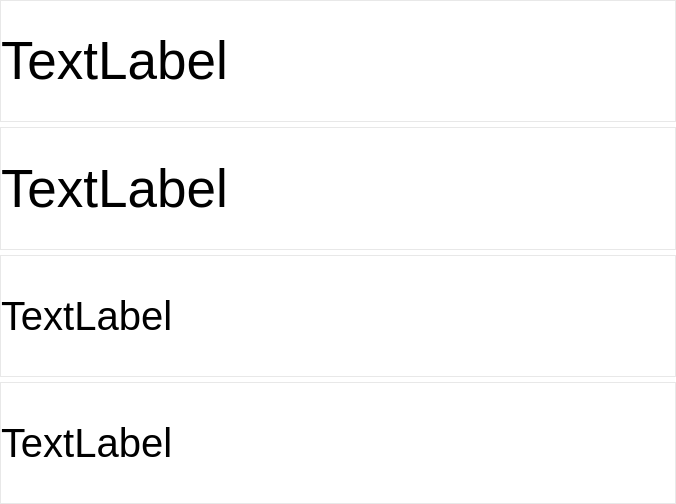
<?xml version="1.0" encoding="UTF-8"?>
<ui version="4.0">
 <class>SysInfoWidget</class>
 <widget class="QWidget" name="SysInfoWidget">
  <property name="geometry">
   <rect>
    <x>0</x>
    <y>0</y>
    <width>676</width>
    <height>504</height>
   </rect>
  </property>
  <property name="windowTitle">
   <string>Form</string>
  </property>
  <property name="styleSheet">
   <string notr="true">background-color: rgba(255, 255, 255,150);</string>
  </property>
  <layout class="QVBoxLayout" name="verticalLayout">
   <property name="spacing">
    <number>0</number>
   </property>
   <property name="leftMargin">
    <number>0</number>
   </property>
   <property name="topMargin">
    <number>0</number>
   </property>
   <property name="rightMargin">
    <number>0</number>
   </property>
   <property name="bottomMargin">
    <number>0</number>
   </property>
   <item>
    <widget class="QFrame" name="cpu_info_frame">
     <property name="styleSheet">
      <string notr="true">background-color: rgba(255, 255, 255,100);</string>
     </property>
     <property name="frameShape">
      <enum>QFrame::StyledPanel</enum>
     </property>
     <property name="frameShadow">
      <enum>QFrame::Raised</enum>
     </property>
     <layout class="QHBoxLayout" name="horizontalLayout" stretch="200,0,600">
      <property name="spacing">
       <number>0</number>
      </property>
      <property name="leftMargin">
       <number>0</number>
      </property>
      <property name="topMargin">
       <number>0</number>
      </property>
      <property name="rightMargin">
       <number>0</number>
      </property>
      <property name="bottomMargin">
       <number>0</number>
      </property>
      <item>
       <widget class="QLabel" name="cpu_info_label">
        <property name="font">
         <font>
          <pointsize>40</pointsize>
         </font>
        </property>
        <property name="text">
         <string>TextLabel</string>
        </property>
       </widget>
      </item>
      <item>
       <spacer name="horizontalSpacer">
        <property name="orientation">
         <enum>Qt::Horizontal</enum>
        </property>
        <property name="sizeType">
         <enum>QSizePolicy::Fixed</enum>
        </property>
        <property name="sizeHint" stdset="0">
         <size>
          <width>5</width>
          <height>20</height>
         </size>
        </property>
       </spacer>
      </item>
      <item>
       <widget class="QGraph" name="cpu_info_widget" native="true"/>
      </item>
     </layout>
    </widget>
   </item>
   <item>
    <spacer name="verticalSpacer">
     <property name="orientation">
      <enum>Qt::Vertical</enum>
     </property>
     <property name="sizeType">
      <enum>QSizePolicy::Fixed</enum>
     </property>
     <property name="sizeHint" stdset="0">
      <size>
       <width>20</width>
       <height>5</height>
      </size>
     </property>
    </spacer>
   </item>
   <item>
    <widget class="QFrame" name="cpu_temp_frame">
     <property name="styleSheet">
      <string notr="true">background-color: rgba(255, 255, 255,100);</string>
     </property>
     <property name="frameShape">
      <enum>QFrame::StyledPanel</enum>
     </property>
     <property name="frameShadow">
      <enum>QFrame::Raised</enum>
     </property>
     <layout class="QHBoxLayout" name="horizontalLayout_2" stretch="200,0,600">
      <property name="spacing">
       <number>0</number>
      </property>
      <property name="leftMargin">
       <number>0</number>
      </property>
      <property name="topMargin">
       <number>0</number>
      </property>
      <property name="rightMargin">
       <number>0</number>
      </property>
      <property name="bottomMargin">
       <number>0</number>
      </property>
      <item>
       <widget class="QLabel" name="cpu_temp_label">
        <property name="font">
         <font>
          <pointsize>40</pointsize>
         </font>
        </property>
        <property name="text">
         <string>TextLabel</string>
        </property>
       </widget>
      </item>
      <item>
       <spacer name="horizontalSpacer_2">
        <property name="orientation">
         <enum>Qt::Horizontal</enum>
        </property>
        <property name="sizeType">
         <enum>QSizePolicy::Fixed</enum>
        </property>
        <property name="sizeHint" stdset="0">
         <size>
          <width>5</width>
          <height>20</height>
         </size>
        </property>
       </spacer>
      </item>
      <item>
       <widget class="QGraph" name="cpu_temp_widget" native="true"/>
      </item>
     </layout>
    </widget>
   </item>
   <item>
    <spacer name="verticalSpacer_2">
     <property name="orientation">
      <enum>Qt::Vertical</enum>
     </property>
     <property name="sizeType">
      <enum>QSizePolicy::Fixed</enum>
     </property>
     <property name="sizeHint" stdset="0">
      <size>
       <width>20</width>
       <height>5</height>
      </size>
     </property>
    </spacer>
   </item>
   <item>
    <widget class="QFrame" name="mem_info_frame">
     <property name="styleSheet">
      <string notr="true">background-color: rgba(255, 255, 255,100);</string>
     </property>
     <property name="frameShape">
      <enum>QFrame::StyledPanel</enum>
     </property>
     <property name="frameShadow">
      <enum>QFrame::Raised</enum>
     </property>
     <layout class="QHBoxLayout" name="horizontalLayout_3" stretch="200,0,600">
      <property name="spacing">
       <number>0</number>
      </property>
      <property name="leftMargin">
       <number>0</number>
      </property>
      <property name="topMargin">
       <number>0</number>
      </property>
      <property name="rightMargin">
       <number>0</number>
      </property>
      <property name="bottomMargin">
       <number>0</number>
      </property>
      <item>
       <widget class="QLabel" name="mem_info_label">
        <property name="font">
         <font>
          <pointsize>30</pointsize>
         </font>
        </property>
        <property name="text">
         <string>TextLabel</string>
        </property>
       </widget>
      </item>
      <item>
       <spacer name="horizontalSpacer_3">
        <property name="orientation">
         <enum>Qt::Horizontal</enum>
        </property>
        <property name="sizeType">
         <enum>QSizePolicy::Fixed</enum>
        </property>
        <property name="sizeHint" stdset="0">
         <size>
          <width>5</width>
          <height>20</height>
         </size>
        </property>
       </spacer>
      </item>
      <item>
       <widget class="QGraph" name="mem_info_widget" native="true"/>
      </item>
     </layout>
    </widget>
   </item>
   <item>
    <spacer name="verticalSpacer_3">
     <property name="orientation">
      <enum>Qt::Vertical</enum>
     </property>
     <property name="sizeType">
      <enum>QSizePolicy::Fixed</enum>
     </property>
     <property name="sizeHint" stdset="0">
      <size>
       <width>20</width>
       <height>5</height>
      </size>
     </property>
    </spacer>
   </item>
   <item>
    <widget class="QFrame" name="disk_info_frame">
     <property name="styleSheet">
      <string notr="true">background-color: rgba(255, 255, 255,100);</string>
     </property>
     <property name="frameShape">
      <enum>QFrame::StyledPanel</enum>
     </property>
     <property name="frameShadow">
      <enum>QFrame::Raised</enum>
     </property>
     <layout class="QHBoxLayout" name="horizontalLayout_4" stretch="200,0,600">
      <property name="spacing">
       <number>0</number>
      </property>
      <property name="leftMargin">
       <number>0</number>
      </property>
      <property name="topMargin">
       <number>0</number>
      </property>
      <property name="rightMargin">
       <number>0</number>
      </property>
      <property name="bottomMargin">
       <number>0</number>
      </property>
      <item>
       <widget class="QLabel" name="disk_info_label">
        <property name="font">
         <font>
          <pointsize>30</pointsize>
         </font>
        </property>
        <property name="text">
         <string>TextLabel</string>
        </property>
       </widget>
      </item>
      <item>
       <spacer name="horizontalSpacer_4">
        <property name="orientation">
         <enum>Qt::Horizontal</enum>
        </property>
        <property name="sizeType">
         <enum>QSizePolicy::Fixed</enum>
        </property>
        <property name="sizeHint" stdset="0">
         <size>
          <width>5</width>
          <height>20</height>
         </size>
        </property>
       </spacer>
      </item>
      <item>
       <widget class="QGraph" name="disk_info_widget" native="true"/>
      </item>
     </layout>
    </widget>
   </item>
  </layout>
 </widget>
 <customwidgets>
  <customwidget>
   <class>QGraph</class>
   <extends>QWidget</extends>
   <header>qgraph.h</header>
   <container>1</container>
  </customwidget>
 </customwidgets>
 <resources/>
 <connections/>
</ui>
